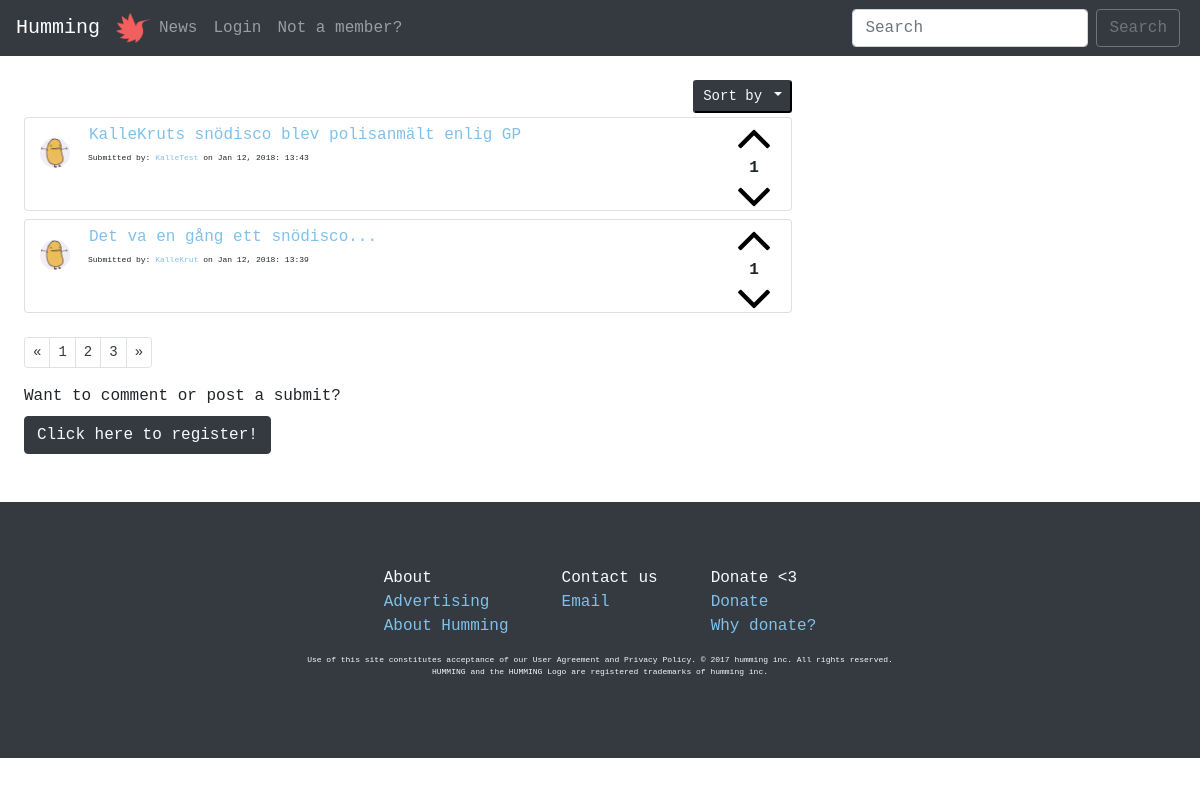
Before: / with the older database file.
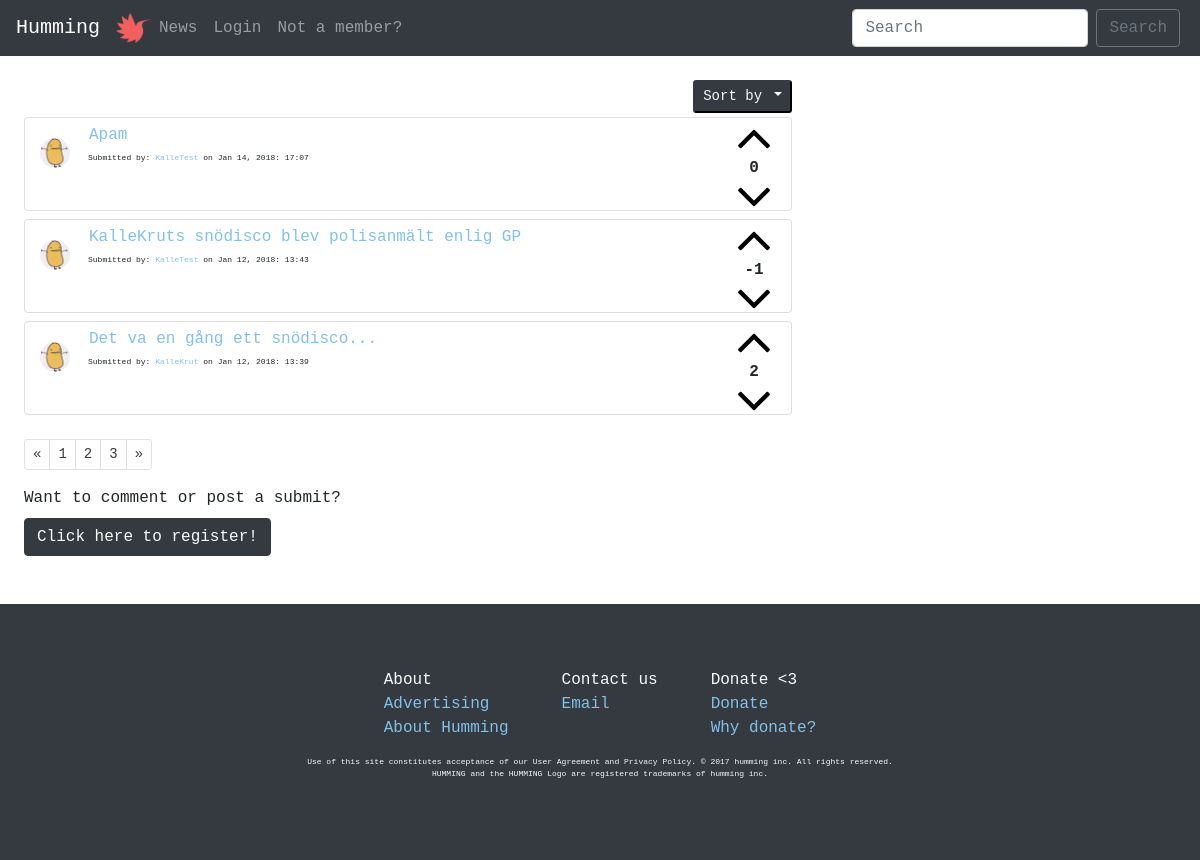
After: the same page with the newer database file.
### tables this page shows
CREATE TABLE "posts" (
	`title`	TEXT NOT NULL,
	`description`	TEXT NOT NULL,
	`url`	TEXT,
	`postID`	INTEGER NOT NULL PRIMARY KEY AUTOINCREMENT UNIQUE,
	`postdate`	INTEGER,
	`userID`	INTEGER,
	`voteDir`	INTEGER
);

CREATE TABLE "users" (
	`userID`	INTEGER PRIMARY KEY AUTOINCREMENT,
	`username`	VARCHAR NOT NULL UNIQUE,
	`email`	VARCHAR NOT NULL UNIQUE,
	`password`	VARCHAR NOT NULL,
	`bio`	VARCHAR,
	`picture`	VARCHAR
);

### index.php (called while the page is built)
<?php require __DIR__.'/viewings/header.php'; ?>
<?php require __DIR__.'/forum.php'; ?>
<?php require __DIR__.'/viewings/footer.php'; ?>

### php/functions.php (called while the page is built, shortened)
<?php
function posts($pdo) {
  $allPosts = "SELECT *
               FROM posts
               LEFT JOIN users
               ON posts.userID=users.userID
               ORDER BY postID DESC";
  $statement = $pdo->prepare($allPosts);
  $statement->execute();
  $resultPosts = $statement->fetchAll(PDO::FETCH_ASSOC);
  return $resultPosts;
}
function voteSum($pdo, $postID) {
  $voteSum =  "SELECT sum(voteDir)
               AS score
               FROM votes
               WHERE postID= :postID";
  $statement = $pdo->prepare($voteSum);
  $statement->bindParam(':postID', $postID, PDO::PARAM_INT);
  $statement->execute();
  $resultvoteSum = $statement->fetch(PDO::FETCH_ASSOC);
  return $resultvoteSum;
}

### forum.php (the view, shortened to what the changed rows need)
<div class="m-4">
  <?php $submits = posts($pdo) ?>
  <?php foreach($submits as $submit => $value):?>
    <div class="card col-sm-8 mt-2 pr-0">
      <div class="card-body pl-0 pt-1 pb-1">
        <div class="float-right voteFlex mb-1">
          <?php if (isset($_SESSION['users'])): ?>
            <button class="cursorPointer btn btn-link p-0 upvote" type="button" name="upvotes" data-dir="1" value="<?php echo $value['postID'] ?>">
              <img class="upvotes" src="images/up-arrow.png" alt="">
            </button>
          <?php else: ?>
            <a class="m-0" href="/registerform.php">
              <button class="cursorPointer btn btn-link p-0 m-0" type="button">
                <img class="upvotes" src="images/up-arrow.png" alt="">
              </button>
            </a>
          <?php endif; ?>
          <?php $voteSum = voteSum($pdo, $value['postID'])?>
          <p class="voteSums m-0 text-center font-weight-bold
          <?php if (isset($_SESSION['users'])) {
            foreach($voteDirs as $voteDir) {
              if ($voteDir['voteDir'] == 1 ) {
                echo "upVoteRed";}
                if ($voteDir['voteDir'] == -1 ) {
                  echo "downVoteBlue";}
                }
              }?>" name="voteSums">
              <?php if ($voteSum['score'] == null): ?>
                <?php echo "0"?>
              <?php else: echo $voteSum['score'] ?>
              <?php endif; ?>
            </p>
            <?php if (isset($_SESSION['users'])): ?>
              <button class="cursorPointer btn btn-link p-0 m-0 downvote" type="button" name="downvotes" data-dir="-1" value="<?php echo $value['postID'] ?>">
                <img class="downvotes" src="images/down-arrow.png" alt="">
              </button>
            <?php else: ?>
              <a class="m-0" href="/registerform.php">
                <button class="cursorPointer btn btn-link p-0" type="button">
                  <img class="downvotes" src="images/down-arrow.png" alt="">
                </button>
              </a>
            <?php endif; ?>
          </div>
          <a href="/php/allProfiles.php?id=<?php echo $value['userID']?>">
            <img class="float-left profilePicSubs mt-3 mr-3 " src=" <?php if(isset($value['picture'])): ?>
              <?php echo "../profileImages/".$value['picture']; ?>
            <?php else: echo "../profileImages/potato.jpg"; ?>
            <?php endif; ?>" alt="">
          </a>
          <blockquote class="d-block blockquote mb-0 ml-4 pl-4 ">
            <form class="col-10 text-truncate pl-0" action="/commentsform.php" method="GET">
              <button class="btn btn-link m-0 p-0 pb-1 " type="submit" name="id" value="<?php echo $value['postID'] ?>">
                <p class="m-0 anchor-color"><?php echo $value['title'];?></p>
              </button>
            </form>
            <p class="mb-0 smallfont">
              Submitted by: <a class="anchor-color" href="/php/allProfiles.php?id=<?php echo $value['userID']?>"><?php echo $value['username']?></a> on <?php echo $value['postdate'] ?>
            </p>
          </blockquote>
        </div>
      </div>
    <?php endforeach; ?>
    <?php if (!isset($_SESSION['users'])): ?>
      <label>Want to comment or post a submit?</label><br>
    <?php endif; ?>
  </div>

Changed rows visible on the page:
added posts: shows "0", $value['postID'] 3 (drawn), title "Apam", userID.username "KalleTest", postdate "Jan 14, 2018: 17:07"
computed for posts "KalleKruts snödisco blev polisanmält enlig GP": score "1" → "-1"
computed for posts "Jan 12, 2018: 13:39": score "1" → "2"
